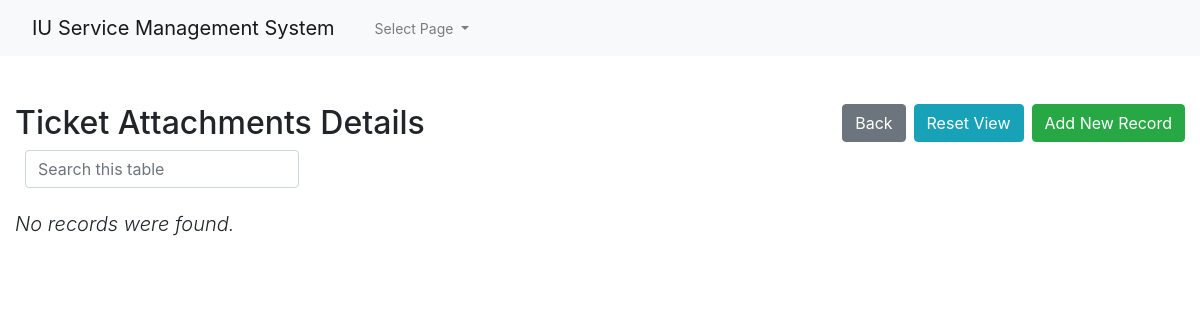
/admin1/core/app/ticket_attachments-index.php (signed in), run on an earlier commit of the app's database.
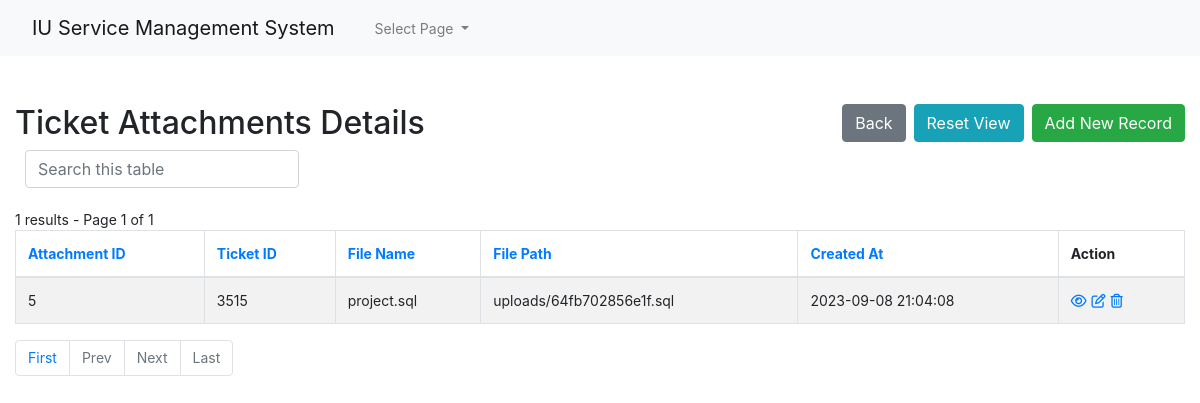
And on a later commit of the database.
### tables this page shows
CREATE TABLE `ticket_attachments` (
  `id` int(10) UNSIGNED NOT NULL,
  `ticket_id` int(10) UNSIGNED NOT NULL,
  `file_name` varchar(255) NOT NULL,
  `file_path` varchar(255) NOT NULL,
  `created_at` datetime NOT NULL
);

### admin1/core/app/config.php (called while the page is built, shortened)
<?php
$no_of_records_per_page = 10;
?>

### admin1/core/app/ticket_attachments-index.php (the view, shortened to what the changed rows need)
<!DOCTYPE html>
<html lang="en">
<head>
    <link rel="stylesheet" href="https://stackpath.bootstrapcdn.com/bootstrap/4.5.0/css/bootstrap.min.css">
</head>
<body>
    <section class="pt-5">
        <div class="container-fluid">
            <div class="row">
                <div class="col-md-12">
                    <div class="page-header clearfix">
                        <h2 class="float-left">Ticket Attachments Details</h2>
                    </div>
                    <div class="form-row">
                    </div>
                    <br>
                    <?php
                    require_once "config.php";
                    $domain   = $_SERVER['HTTP_HOST'];
                    $script   = $_SERVER['SCRIPT_NAME'];
                    $parameters   = $_GET ? $_SERVER['QUERY_STRING'] : "" ;
                    $protocol=($_SERVER['HTTPS'] == "on" ? "https" : "http");
                    $currenturl = $protocol . '://' . $domain. $script . '?' . $parameters;
                    if (isset($_GET['pageno'])) {
                        $pageno = $_GET['pageno'];
                    } else {
                        $pageno = 1;
                    }
                    $offset = ($pageno-1) * $no_of_records_per_page;
                    $total_pages_sql = "SELECT COUNT(*) FROM ticket_attachments";
                    $result = mysqli_query($link,$total_pages_sql);
                    $total_rows = mysqli_fetch_array($result)[0];
                    $total_pages = ceil($total_rows / $no_of_records_per_page);
                    $order = 'id';
                    $sortBy = array('asc', 'desc'); $sort = 'desc';
                    $sql = "SELECT * FROM ticket_attachments ORDER BY $order $sort LIMIT $offset, $no_of_records_per_page";
                    $count_pages = "SELECT * FROM ticket_attachments";
                    if(!empty($_GET['search'])) {
                        $search = ($_GET['search']);
                        $sql = "SELECT * FROM ticket_attachments
                            WHERE CONCAT_WS (id,ticket_id,file_name,file_path,created_at)
                            LIKE '%$search%'
                            ORDER BY $order $sort
                            LIMIT $offset, $no_of_records_per_page";
                        $count_pages = "SELECT * FROM ticket_attachments
                            WHERE CONCAT_WS (id,ticket_id,file_name,file_path,created_at)
                            LIKE '%$search%'
                            ORDER BY $order $sort";
                    }
                    else {
                        $search = "";
                    }
                    if($result = mysqli_query($link, $sql)){
                        if(mysqli_num_rows($result) > 0){
                            if ($result_count = mysqli_query($link, $count_pages)) {
                               $total_pages = ceil(mysqli_num_rows($result_count) / $no_of_records_per_page);
                           }
                            $number_of_results = mysqli_num_rows($result_count);
                            echo " " . $number_of_results . " results - Page " . $pageno . " of " . $total_pages;
                            echo "<table class='table table-bordered table-striped'>";
                                echo "<thead>";
                                    echo "<tr>";
                                        echo "<th><a href=?search=$search&sort=&order=id&sort=$sort>Attachment ID</th>";
										echo "<th><a href=?search=$search&sort=&order=ticket_id&sort=$sort>Ticket ID</th>";
										echo "<th><a href=?search=$search&sort=&order=file_name&sort=$sort>File Name</th>";
										echo "<th><a href=?search=$search&sort=&order=file_path&sort=$sort>File Path</th>";
										echo "<th><a href=?search=$search&sort=&order=created_at&sort=$sort>Created At</th>";
                                        echo "<th>Action</th>";
                                    echo "</tr>";
                                echo "</thead>";
                                echo "<tbody>";
                                while($row = mysqli_fetch_array($result)){
                                    echo "<tr>";
                                    echo "<td>" . htmlspecialchars($row['id']) . "</td>";echo "<td>" . htmlspecialchars($row['ticket_id']) . "</td>";echo "<td>" . htmlspecialchars($row['file_name']) . "</td>";echo "<td>" . htmlspecialchars($row['file_path']) . "</td>";echo "<td>" . htmlspecialchars($row['created_at']) . "</td>";
                                        echo "<td>";
                                            echo "<a href='ticket_attachments-read.php?id=". $row['id'] ."' title='View Record' data-toggle='tooltip'><i class='far fa-eye'></i></a>";
                                            echo "<a href='ticket_attachments-update.php?id=". $row['id'] ."' title='Update Record' data-toggle='tooltip'><i class='far fa-edit'></i></a>";
                                            echo "<a href='ticket_attachments-delete.php?id=". $row['id'] ."' title='Delete Record' data-toggle='tooltip'><i class='far fa-trash-alt'></i></a>";
                                        echo "</td>";
                                    echo "</tr>";
                                }
                                echo "</tbody>";
                            echo "</table>";
?>
                                <ul class="pagination" align-right>
                                <?php
                                    $new_url = preg_replace('/&?pageno=[^&]*/', '', $currenturl);
                                 ?>
                                    <li class="page-item"><a class="page-link" href="<?php echo $new_url .'&pageno=1' ?>">First</a></li>
                                    <li class="page-item <?php if($pageno <= 1){ echo 'disabled'; } ?>">
                                        <a class="page-link" href="<?php if($pageno <= 1){ echo '#'; } else { echo $new_url ."&pageno=".($pageno - 1); } ?>">Prev</a>
                                    </li>
                                    <li class="page-item <?php if($pageno >= $total_pages){ echo 'disabled'; } ?>">
                                        <a class="page-link" href="<?php if($pageno >= $total_pages){ echo '#'; } else { echo $new_url . "&pageno=".($pageno + 1); } ?>">Next</a>
                                    </li>
                                    <li class="page-item <?php if($pageno >= $total_pages){ echo 'disabled'; } ?>">
                                        <a class="page-item"><a class="page-link" href="<?php echo $new_url .'&pageno=' . $total_pages; ?>">Last</a>
                                    </li>
                                </ul>
<?php
                        } else{
                            echo "<p class='lead'><em>No records were found.</em></p>";
                        }
                    } else{
                        echo "ERROR: Could not able to execute $sql. " . mysqli_error($link);
                    }
                    ?>
                </div>
            </div>
        </div>
    </section>
</body>
</html>

What changed in the data, as far as the page shows it:
added ticket_attachments: id "5", ticket "3515", file_name "project.sql", file_path "uploads/64fb702856e1f.sql", created_at "2023-09-08 21:04:08"
Also different on the page:
$number_of_results: (not shown) → "1"
$pageno: (not shown) → "1"
$total_pages: (not shown) → "1"
text no longer shown: "No records were found."
text now shown: "results - Page of Attachment ID Ticket ID File Name File Path Created At Action First Prev Next Last"
